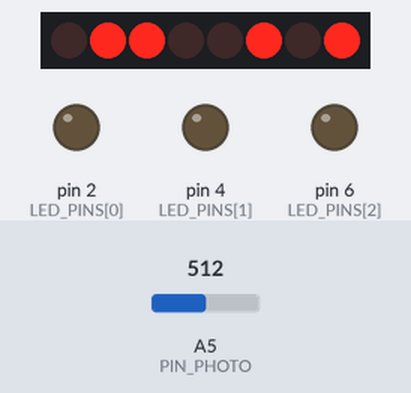
A sketch run on a simulated Arduino Uno, built with avr-gcc and run on an emulated ATmega328P. On the bench: 8 shift-register outputs drawn as a row of LEDs (first output left, lit = HIGH), output pins drawn as LEDs (lit = HIGH). Wiring (inferred from the names in the program): shift register (74HC595): data pin 12; shift clock pin 10; latch pin 11. Wiring (inferred from the signals the program sends): row of LEDs: on Q0, Q1, Q2, Q3, Q4, Q5, Q6, Q7. Inputs (shaded band) come from the test bench; at power-on: A5 (PIN_PHOTO) = 512. Pins used as bus, display or sensor lines are not drawn; what the sketch prints to the serial monitor is not drawn.

Above: at 3.4 s.
3.5 s: A5 (PIN_PHOTO) set to 306
At 4.35 s:
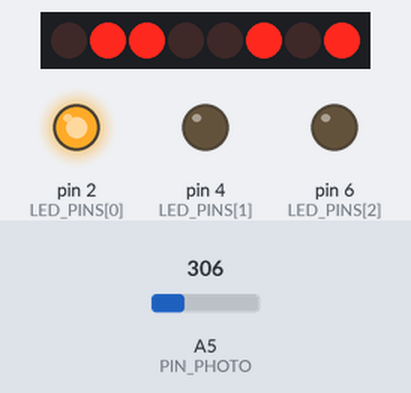
At 5.48 s:
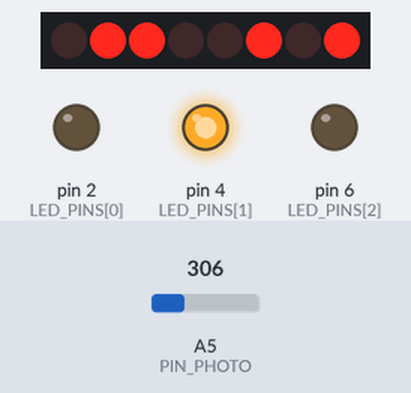
6.5 s: A5 (PIN_PHOTO) set to 400
8.6 s: A5 (PIN_PHOTO) set to 426
At 9.3 s:
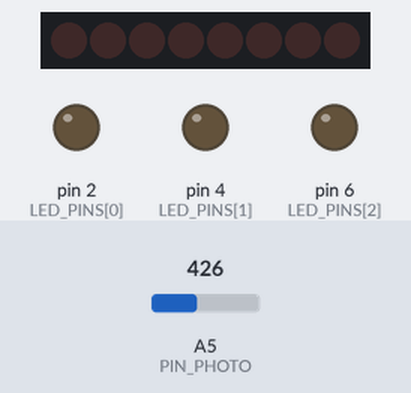
10.2 s: A5 (PIN_PHOTO) set to 122
At 11.7 s:
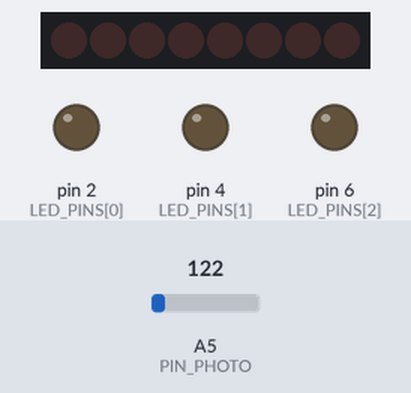
13.2 s: A5 (PIN_PHOTO) set to 301
14.9 s: A5 (PIN_PHOTO) set to 323
Timing chart, 0 to 17.4 s (numbered marks = the images above; inputs shaded):
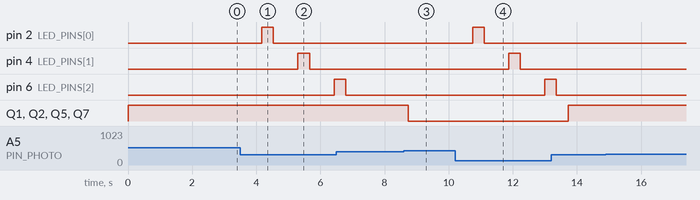

The sketch:

PROJECT_BALLSWITHDISPLAY.ino
```cpp
/*
Ball Color Detector — Auto-Calibrating + 7-Segment Output via 595
───────────────────────────────────────────────────────────────────
Pin 2  → Red LED (OUTPUT)
Pin 4  → Green LED (OUTPUT)
Pin 6  → Blue LED (OUTPUT)
Pin A5 → Photoresistor (voltage divider to GND, 10kΩ pull-down)

595 Shift Register (7-segment display, common cathode):
  DS   (pin 14) → Arduino pin 8
  SH_CP(pin 11) → Arduino pin 10
  ST_CP(pin 12) → Arduino pin 11
  MR   (pin 10) → Arduino pin 12
  OE   (pin 13) → GND (always enabled)

7-segment digits:
  Red    → e, g
  Green  → a, b, c, d, f, g
  Blue   → c, d, e, f, g
  Yellow → b, c, f, g
  Unknown→ a, b, e, g  (interrogation mark)
  Off    → all segments off
*/

// Pin Definitions ─
const int PIN_PHOTO = A5;

const int LED_PINS[]     = {2, 4, 6};
const String LED_NAMES[] = {"Red", "Green", "Blue"};
const int LED_COUNT      = 3;

// 595 pins
const int PIN_DS    = 12;   // Data
const int PIN_SHCP  = 10;  // Shift clock
const int PIN_STCP  = 11;  // Latch clock


// Tuning Constants
const int CALIBRATION_MS    = 2000;
const int CALIBRATION_READS = 50;
const float DROP_FRACTION   = 0.20;
const int MIN_DROP          = 40;

const int SETTLE_MS         = 200;
const int SAMPLE_COUNT      = 32;
const int LED_PAUSE_MS      = 300;

const int MIN_SIGNAL        = 60;

const byte SEG_OFF     = 0b00000000; // all off
const byte SEG_RED     = 0b10100000; // e, g         → bits 5,7
const byte SEG_GREEN   = 0b11011110; // a,b,c,d,f,g → bits 1-7
const byte SEG_BLUE    = 0b11111000; // c,d,e,f,g    → bits 3,4,5,6,7
const byte SEG_YELLOW  = 0b11001100; // b,c,f,g      → bits 2,3,6,7
const byte SEG_UNKNOWN = 0b10100110; // a,b,e,g      → bits 1,2,5,7

// ── Globals ────────────────────────────────────────────────────────────────
int ambientBaseline    = 0;
int detectionThreshold = 0;
bool ballPresent       = false;

// ── 595 Helper ─────────────────────────────────────────────────────────────
void showSegment(byte pattern) {
  digitalWrite(PIN_STCP, LOW);
  shiftOut(PIN_DS, PIN_SHCP, MSBFIRST, pattern);
  digitalWrite(PIN_STCP, HIGH);
}

// ── Helpers ────────────────────────────────────────────────────────────────
void allLedsOff() {
  for (int i = 0; i < LED_COUNT; i++) {
    digitalWrite(LED_PINS[i], LOW);
  }
}

int averagedRead(int pin, int samples) {
  long sum = 0;
  for (int i = 0; i < samples; i++) {
    sum += analogRead(pin);
    delay(5);
  }
  return (int)(sum / samples);
}

void calibrateAmbient() {
  Serial.println("Calibrating ambient light — keep sensor clear...");

  long sum = 0;
  int interval = CALIBRATION_MS / CALIBRATION_READS;

  for (int i = 0; i < CALIBRATION_READS; i++) {
    sum += analogRead(PIN_PHOTO);
    delay(interval);
    if (i % 10 == 9) Serial.print(".");
  }
  Serial.println();

  ambientBaseline = (int)(sum / CALIBRATION_READS);

  int fractionDrop = (int)(ambientBaseline * DROP_FRACTION);
  int margin = max(fractionDrop, MIN_DROP);
  detectionThreshold = ambientBaseline - margin;

  Serial.print("Ambient baseline: ");    Serial.println(ambientBaseline);
  Serial.print("Drop margin used: ");    Serial.println(margin);
  Serial.print("Detection threshold: "); Serial.println(detectionThreshold);
  Serial.println("Calibration complete. Ready.");
  Serial.println("─────────────────────────────");
}

int measureReflection(int ledPin) {
  allLedsOff();
  delay(300);
  int baseline = averagedRead(PIN_PHOTO, SAMPLE_COUNT);

  digitalWrite(ledPin, HIGH);
  delay(SETTLE_MS);
  int lit = averagedRead(PIN_PHOTO, SAMPLE_COUNT);
  digitalWrite(ledPin, LOW);
  delay(LED_PAUSE_MS);

  int delta = lit - baseline;
  return (delta > 0) ? delta : 0;
}

String classifyColor(int deltas[]) {
  int r = deltas[0], g = deltas[1], b = deltas[2];
  int total = r + g + b;

  if (total < MIN_SIGNAL * 3) {
    return "UNKNOWN";
  }

  float rN = (float)r / total;
  float gN = (float)g / total;
  float bN = (float)b / total;

  Serial.print("  Normalized R: "); Serial.println(rN);
  Serial.print("  Normalized G: "); Serial.println(gN);
  Serial.print("  Normalized B: "); Serial.println(bN);

  // Yellow: red suppressed, green and blue close together
  if (rN < 0.33 && gN > rN && bN > rN && abs(gN - bN) < 0.05) return "YELLOW";

  if (r >= g && r >= b) return "RED";
  if (g >= r && g >= b) return "GREEN";
  return "BLUE";
}

void displayColor(String color) {
  if      (color == "RED")    showSegment(SEG_RED);
  else if (color == "GREEN")  showSegment(SEG_GREEN);
  else if (color == "BLUE")   showSegment(SEG_BLUE);
  else if (color == "YELLOW") showSegment(SEG_YELLOW);
  else                        showSegment(SEG_UNKNOWN);
}

// ── Setup ──────────────────────────────────────────────────────────────────
void setup() {
  Serial.begin(9600);

  for (int i = 0; i < LED_COUNT; i++) {
    pinMode(LED_PINS[i], OUTPUT);
  }
  pinMode(PIN_PHOTO, INPUT);
  pinMode(PIN_DS,   OUTPUT);
  pinMode(PIN_SHCP, OUTPUT);
  pinMode(PIN_STCP, OUTPUT);

  allLedsOff();
  showSegment(SEG_UNKNOWN);

  Serial.println("Ball Color Detector — Auto-Calibrating");
  Serial.println("=======================================");
  calibrateAmbient();
}

// ── Main Loop ──────────────────────────────────────────────────────────────
void loop() {
  int current = averagedRead(PIN_PHOTO, SAMPLE_COUNT);

  // ── No ball ──────────────────────────────────────────────────────────────
  if (current >= detectionThreshold) {
    if (ballPresent) {
      Serial.println("Ball removed. Waiting...\n");
      ballPresent = false;
      showSegment(SEG_OFF);
    }
    delay(50);
    return;
  }

  // ── Ball detected ─────────────────────────────────────────────────────────
  if (!ballPresent) {
    ballPresent = true;

    Serial.println("Ball detected!");
    Serial.print("  Ambient baseline: "); Serial.println(ambientBaseline);
    Serial.print("  Current reading:  "); Serial.println(current);
    Serial.print("  Drop amount:      "); Serial.println(ambientBaseline - current);
    Serial.println("Measuring color...");

    int deltas[LED_COUNT];
    for (int i = 0; i < LED_COUNT; i++) {
      deltas[i] = measureReflection(LED_PINS[i]);
      Serial.print("  "); Serial.print(LED_NAMES[i]);
      Serial.print(" delta: "); Serial.println(deltas[i]);
    }

    String color = classifyColor(deltas);
    Serial.print(">>> Color: ");
    Serial.println(color);
    Serial.println("─────────────────────────────");

    displayColor(color);
  }

  delay(100);
}
```

Measured:
- the behaviour switches between 409 and 410 on A5 (PIN_PHOTO) (found by bisection; images 2 and 3)
- after the input at 3.5 s, pin 2 (LED_PINS[0]): LOW → HIGH after 0.67 s, → LOW 0.36 s later; pin 4 (LED_PINS[1]): LOW → HIGH after 1.8 s, → LOW 0.36 s later; pin 6 (LED_PINS[2]): LOW → HIGH after 2.9 s
- after the input at 8.6 s, Q1, Q2, Q5, Q7: HIGH → LOW after 0.14 s
- after the input at 10.2 s, pin 2 (LED_PINS[0]): LOW → HIGH after 0.54 s, → LOW 0.36 s later; pin 4 (LED_PINS[1]): LOW → HIGH after 1.7 s, → LOW 0.36 s later; pin 6 (LED_PINS[2]): LOW → HIGH after 2.8 s
- after the input at 14.9 s, every drawn part: stays the same
